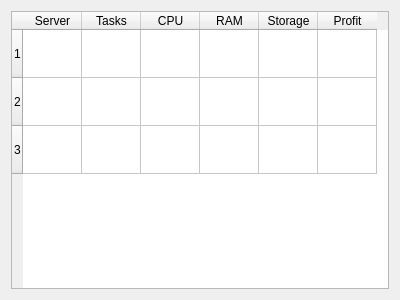
<?xml version="1.0" encoding="UTF-8"?>
<ui version="4.0">
 <class>StatsDialog</class>
 <widget class="QDialog" name="StatsDialog">
  <property name="geometry">
   <rect>
    <x>0</x>
    <y>0</y>
    <width>400</width>
    <height>300</height>
   </rect>
  </property>
  <property name="sizePolicy">
   <sizepolicy hsizetype="Expanding" vsizetype="Expanding">
    <horstretch>0</horstretch>
    <verstretch>0</verstretch>
   </sizepolicy>
  </property>
  <property name="windowTitle">
   <string>Dialog</string>
  </property>
  <layout class="QVBoxLayout" name="verticalLayout">
   <item>
    <widget class="QTableWidget" name="statsTable">
     <property name="rowCount">
      <number>3</number>
     </property>
     <property name="columnCount">
      <number>6</number>
     </property>
     <attribute name="horizontalHeaderDefaultSectionSize">
      <number>59</number>
     </attribute>
     <attribute name="horizontalHeaderShowSortIndicator" stdset="0">
      <bool>false</bool>
     </attribute>
     <attribute name="horizontalHeaderStretchLastSection">
      <bool>false</bool>
     </attribute>
     <attribute name="verticalHeaderCascadingSectionResizes">
      <bool>false</bool>
     </attribute>
     <attribute name="verticalHeaderDefaultSectionSize">
      <number>48</number>
     </attribute>
     <row/>
     <row/>
     <row/>
     <column>
      <property name="text">
       <string>Server</string>
      </property>
     </column>
     <column>
      <property name="text">
       <string>Tasks</string>
      </property>
     </column>
     <column>
      <property name="text">
       <string>CPU</string>
      </property>
     </column>
     <column>
      <property name="text">
       <string>RAM</string>
      </property>
     </column>
     <column>
      <property name="text">
       <string>Storage</string>
      </property>
     </column>
     <column>
      <property name="text">
       <string>Profit</string>
      </property>
     </column>
    </widget>
   </item>
  </layout>
 </widget>
 <resources/>
 <connections/>
</ui>
